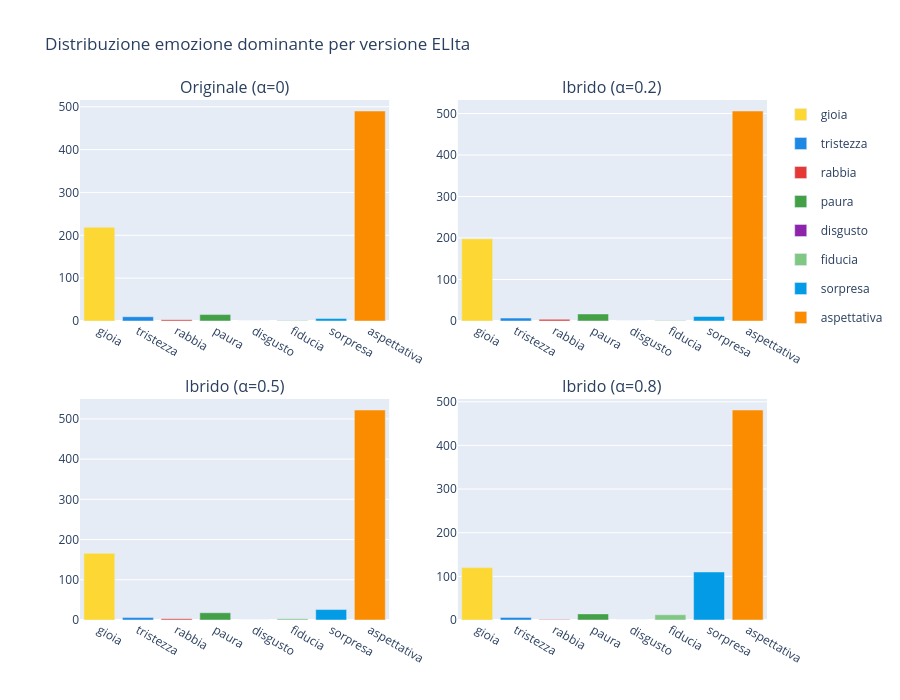

The notebook cell saved with this chart:
### Markdown cell above
## Confronto tra versioni ELIta
Qualitativamente, vogliamo capire:
- Come cambia la distribuzione dell'emozione dominante tra le versioni?
- Come cambiano i punteggi medi per ogni emozione?

### Code cell
# Grafico: distribuzione emozione dominante per ogni versione
fig = make_subplots(
    rows=2, cols=2,
    subplot_titles=list(MATRICES.keys()),
    vertical_spacing=0.15
)

positions = [(1,1), (1,2), (2,1), (2,2)]

for idx, (version_name, df_res) in enumerate(all_results.items()):
    row, col = positions[idx]
    counts = df_res["dominant_emotion"].value_counts()
    
    for emo in BASIC_EMOTIONS:
        n = counts.get(emo, 0)
        fig.add_trace(
            go.Bar(
                name=emo,
                x=[emo],
                y=[n],
                marker_color=EMOTION_COLORS[emo],
                showlegend=(idx == 0),
                legendgroup=emo
            ),
            row=row, col=col
        )

fig.update_layout(
    title_text="Distribuzione emozione dominante per versione ELIta",
    barmode="group",
    height=700
)
fig.show()

### Figure 1 — Plotly figure (JSON) as saved in the notebook; plotly's stock layout.template omitted (floating-point values rounded to 4 significant figures)
{"data": [{"legendgroup": "gioia", "marker": {"color": "#FDD835"}, "name": "gioia", "showlegend": true, "x": ["gioia"], "y": [219], "type": "bar", "xaxis": "x", "yaxis": "y"}, {"legendgroup": "tristezza", "marker": {"color": "#1E88E5"}, "name": "tristezza", "showlegend": true, "x": ["tristezza"], "y": [10], "type": "bar", "xaxis": "x", "yaxis": "y"}, {"legendgroup": "rabbia", "marker": {"color": "#E53935"}, "name": "rabbia", "showlegend": true, "x": ["rabbia"], "y": [3], "type": "bar", "xaxis": "x", "yaxis": "y"}, {"legendgroup": "paura", "marker": {"color": "#43A047"}, "name": "paura", "showlegend": true, "x": ["paura"], "y": [15], "type": "bar", "xaxis": "x", "yaxis": "y"}, {"legendgroup": "disgusto", "marker": {"color": "#8E24AA"}, "name": "disgusto", "showlegend": true, "x": ["disgusto"], "y": [0], "type": "bar", "xaxis": "x", "yaxis": "y"}, {"legendgroup": "fiducia", "marker": {"color": "#81C784"}, "name": "fiducia", "showlegend": true, "x": ["fiducia"], "y": [1], "type": "bar", "xaxis": "x", "yaxis": "y"}, {"legendgroup": "sorpresa", "marker": {"color": "#039BE5"}, "name": "sorpresa", "showlegend": true, "x": ["sorpresa"], "y": [6], "type": "bar", "xaxis": "x", "yaxis": "y"}, {"legendgroup": "aspettativa", "marker": {"color": "#FB8C00"}, "name": "aspettativa", "showlegend": true, "x": ["aspettativa"], "y": [490], "type": "bar", "xaxis": "x", "yaxis": "y"}, {"legendgroup": "gioia", "marker": {"color": "#FDD835"}, "name": "gioia", "showlegend": false, "x": ["gioia"], "y": [198], "type": "bar", "xaxis": "x2", "yaxis": "y2"}, {"legendgroup": "tristezza", "marker": {"color": "#1E88E5"}, "name": "tristezza", "showlegend": false, "x": ["tristezza"], "y": [7], "type": "bar", "xaxis": "x2", "yaxis": "y2"}, {"legendgroup": "rabbia", "marker": {"color": "#E53935"}, "name": "rabbia", "showlegend": false, "x": ["rabbia"], "y": [4], "type": "bar", "xaxis": "x2", "yaxis": "y2"}, {"legendgroup": "paura", "marker": {"color": "#43A047"}, "name": "paura", "showlegend": false, "x": ["paura"], "y": [17], "type": "bar", "xaxis": "x2", "yaxis": "y2"}, {"legendgroup": "disgusto", "marker": {"color": "#8E24AA"}, "name": "disgusto", "showlegend": false, "x": ["disgusto"], "y": [0], "type": "bar", "xaxis": "x2", "yaxis": "y2"}, {"legendgroup": "fiducia", "marker": {"color": "#81C784"}, "name": "fiducia", "showlegend": false, "x": ["fiducia"], "y": [1], "type": "bar", "xaxis": "x2", "yaxis": "y2"}, {"legendgroup": "sorpresa", "marker": {"color": "#039BE5"}, "name": "sorpresa", "showlegend": false, "x": ["sorpresa"], "y": [11], "type": "bar", "xaxis": "x2", "yaxis": "y2"}, {"legendgroup": "aspettativa", "marker": {"color": "#FB8C00"}, "name": "aspettativa", "showlegend": false, "x": ["aspettativa"], "y": [506], "type": "bar", "xaxis": "x2", "yaxis": "y2"}, {"legendgroup": "gioia", "marker": {"color": "#FDD835"}, "name": "gioia", "showlegend": false, "x": ["gioia"], "y": [166], "type": "bar", "xaxis": "x3", "yaxis": "y3"}, {"legendgroup": "tristezza", "marker": {"color": "#1E88E5"}, "name": "tristezza", "showlegend": false, "x": ["tristezza"], "y": [6], "type": "bar", "xaxis": "x3", "yaxis": "y3"}, {"legendgroup": "rabbia", "marker": {"color": "#E53935"}, "name": "rabbia", "showlegend": false, "x": ["rabbia"], "y": [3], "type": "bar", "xaxis": "x3", "yaxis": "y3"}, {"legendgroup": "paura", "marker": {"color": "#43A047"}, "name": "paura", "showlegend": false, "x": ["paura"], "y": [18], "type": "bar", "xaxis": "x3", "yaxis": "y3"}, {"legendgroup": "disgusto", "marker": {"color": "#8E24AA"}, "name": "disgusto", "showlegend": false, "x": ["disgusto"], "y": [0], "type": "bar", "xaxis": "x3", "yaxis": "y3"}, {"legendgroup": "fiducia", "marker": {"color": "#81C784"}, "name": "fiducia", "showlegend": false, "x": ["fiducia"], "y": [3], "type": "bar", "xaxis": "x3", "yaxis": "y3"}, {"legendgroup": "sorpresa", "marker": {"color": "#039BE5"}, "name": "sorpresa", "showlegend": false, "x": ["sorpresa"], "y": [26], "type": "bar", "xaxis": "x3", "yaxis": "y3"}, {"legendgroup": "aspettativa", "marker": {"color": "#FB8C00"}, "name": "aspettativa", "showlegend": false, "x": ["aspettativa"], "y": [522], "type": "bar", "xaxis": "x3", "yaxis": "y3"}, {"legendgroup": "gioia", "marker": {"color": "#FDD835"}, "name": "gioia", "showlegend": false, "x": ["gioia"], "y": [120], "type": "bar", "xaxis": "x4", "yaxis": "y4"}, {"legendgroup": "tristezza", "marker": {"color": "#1E88E5"}, "name": "tristezza", "showlegend": false, "x": ["tristezza"], "y": [6], "type": "bar", "xaxis": "x4", "yaxis": "y4"}, {"legendgroup": "rabbia", "marker": {"color": "#E53935"}, "name": "rabbia", "showlegend": false, "x": ["rabbia"], "y": [1], "type": "bar", "xaxis": "x4", "yaxis": "y4"}, {"legendgroup": "paura", "marker": {"color": "#43A047"}, "name": "paura", "showlegend": false, "x": ["paura"], "y": [14], "type": "bar", "xaxis": "x4", "yaxis": "y4"}, {"legendgroup": "disgusto", "marker": {"color": "#8E24AA"}, "name": "disgusto", "showlegend": false, "x": ["disgusto"], "y": [0], "type": "bar", "xaxis": "x4", "yaxis": "y4"}, {"legendgroup": "fiducia", "marker": {"color": "#81C784"}, "name": "fiducia", "showlegend": false, "x": ["fiducia"], "y": [12], "type": "bar", "xaxis": "x4", "yaxis": "y4"}, {"legendgroup": "sorpresa", "marker": {"color": "#039BE5"}, "name": "sorpresa", "showlegend": false, "x": ["sorpresa"], "y": [110], "type": "bar", "xaxis": "x4", "yaxis": "y4"}, {"legendgroup": "aspettativa", "marker": {"color": "#FB8C00"}, "name": "aspettativa", "showlegend": false, "x": ["aspettativa"], "y": [481], "type": "bar", "xaxis": "x4", "yaxis": "y4"}], "layout": {"xaxis": {"anchor": "y", "domain": [0.0, 0.45]}, "yaxis": {"anchor": "x", "domain": [0.575, 1.0]}, "xaxis2": {"anchor": "y2", "domain": [0.55, 1.0]}, "yaxis2": {"anchor": "x2", "domain": [0.575, 1.0]}, "xaxis3": {"anchor": "y3", "domain": [0.0, 0.45]}, "yaxis3": {"anchor": "x3", "domain": [0.0, 0.425]}, "xaxis4": {"anchor": "y4", "domain": [0.55, 1.0]}, "yaxis4": {"anchor": "x4", "domain": [0.0, 0.425]}, "annotations": [{"font": {"size": 16}, "showarrow": false, "text": "Originale (α=0)", "x": 0.225, "xanchor": "center", "xref": "paper", "y": 1.0, "yanchor": "bottom", "yref": "paper"}, {"font": {"size": 16}, "showarrow": false, "text": "Ibrido (α=0.2)", "x": 0.775, "xanchor": "center", "xref": "paper", "y": 1.0, "yanchor": "bottom", "yref": "paper"}, {"font": {"size": 16}, "showarrow": false, "text": "Ibrido (α=0.5)", "x": 0.225, "xanchor": "center", "xref": "paper", "y": 0.425, "yanchor": "bottom", "yref": "paper"}, {"font": {"size": 16}, "showarrow": false, "text": "Ibrido (α=0.8)", "x": 0.775, "xanchor": "center", "xref": "paper", "y": 0.425, "yanchor": "bottom", "yref": "paper"}], "title": {"text": "Distribuzione emozione dominante per versione ELIta"}, "barmode": "group", "height": 700}}
